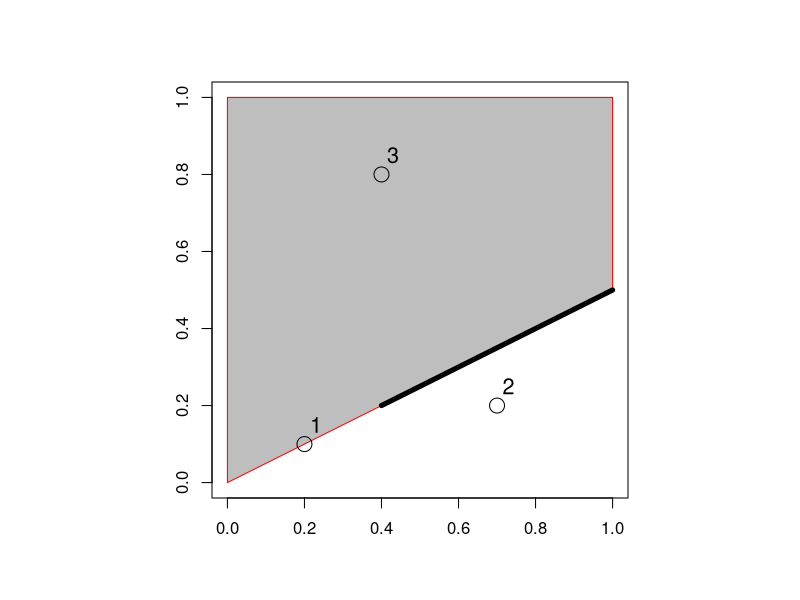

R code for this plot:
## ---- chunk 1
#| label: load-packages
library(sf)
## ---- chunk 2
#| label: build-features

# Polygon
polygon_matrix <- cbind(
  x = c(0, 0, 1, 1,   0),
  y = c(0, 1, 1, 0.5, 0)
)
polygon_sfc <- st_sfc(st_polygon(list(polygon_matrix)))

# line
line_sfc <- st_sfc(st_linestring(cbind(
  x = c(0.4, 1),
  y = c(0.2, 0.5)
)))

# points
point_df <- data.frame(
  x = c(0.2, 0.7, 0.4),
  y = c(0.1, 0.2, 0.8)
)
point_sf <- st_as_sf(point_df, coords = c("x", "y"))
## ---- chunk 3
#| label: plot

par(pty = "s")
plot(polygon_sfc, border = "red", col = "gray", axes = TRUE)
plot(line_sfc, lwd = 5, add = TRUE)
plot(point_sf, add = TRUE, lab = 1:4, cex = 2)
text(point_df[, 1] + 0.03, point_df[, 2] + 0.05, 1:3, cex = 1.3)
## ---- chunk 4
#| label: st_intersects-sparse
st_intersects(point_sf, polygon_sfc)
## ---- chunk 5
#| label: st_intersects-dense
st_intersects(point_sf, polygon_sfc, sparse = FALSE)
## ---- chunk 6
#| label: more-restrictive
st_within(point_sf, polygon_sfc)
st_touches(point_sf, polygon_sfc)
## ---- chunk 7
#| label: st_disjoint
st_disjoint(point_sf, polygon_sfc, sparse = FALSE)[, 1]
## ---- chunk 8
#| label: st_within_distance
st_is_within_distance(point_sf, polygon_sfc, dist = 0.2)
